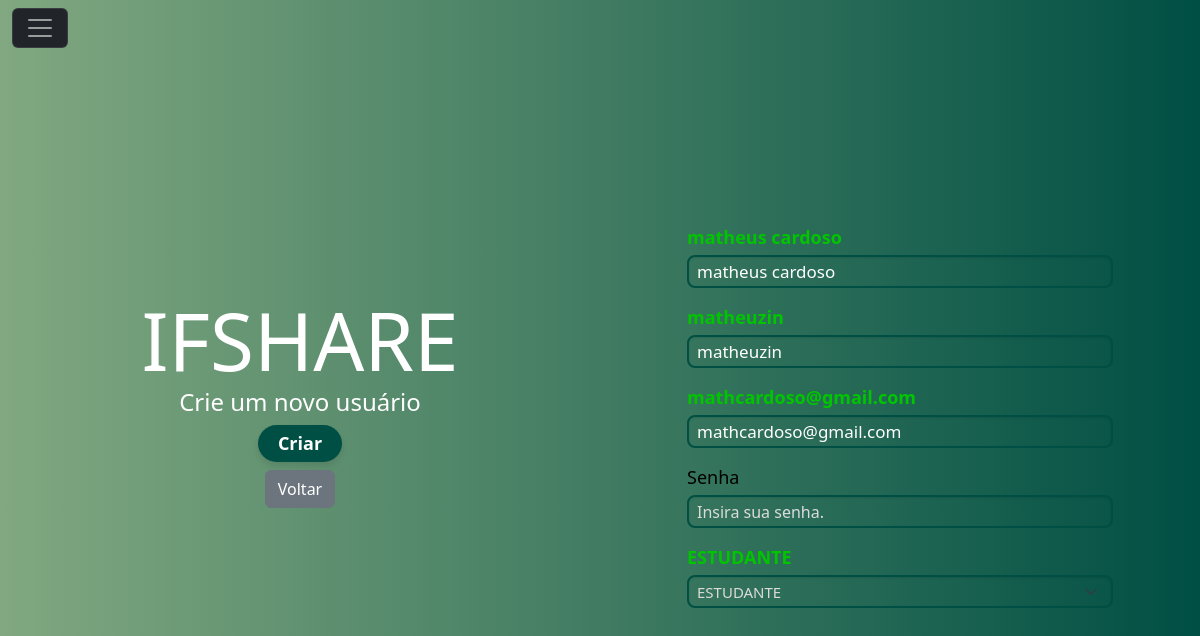
Screenshot of /app/controller/UsuarioController.php?action=edit&id=17 (signed in) with the database file from the repository.
### tables this page shows
CREATE TABLE `usuario` (
  `id` int(11) NOT NULL,
  `nomeCompleto` varchar(100) NOT NULL,
  `nomeUsuario` varchar(70) NOT NULL,
  `email` varchar(100) NOT NULL,
  `senha` varchar(100) NOT NULL,
  `fotoPerfil` varchar(255) DEFAULT NULL,
  `bio` varchar(250) DEFAULT NULL,
  `tipoUsuario` enum('ADM','USUARIO','ESTUDANTE') NOT NULL,
  `dataCriacao` datetime DEFAULT current_timestamp(),
  `compMatricula` varchar(75) DEFAULT NULL
);

### app/model/Usuario.php (called while the page is built, shortened)
<?php
class Usuario
{
        private ?string $nomeSobrenome;
        private ?string $nomeUsuario;
        private ?string $email;
        private ?string $senha;
        private ?string $tipoUsuario;
        public function getNomeSobrenome(): ?string
        {
                return $this->nomeSobrenome;
        }
        public function setNomeSobrenome(?string $nomeSobrenome): self
        {
                $this->nomeSobrenome = $nomeSobrenome;
                return $this;
        }
        public function getNomeUsuario(): ?string
        {
                return $this->nomeUsuario;
        }
        public function setNomeUsuario(?string $nomeUsuario): self
        {
                $this->nomeUsuario = $nomeUsuario;
                return $this;
        }
        public function getEmail(): ?string
        {
                return $this->email;
        }
        public function setEmail(?string $email): self
        {
                $this->email = $email;
                return $this;
        }
        public function getSenha(): ?string
        {
                return $this->senha;
        }
        public function setSenha(?string $senha): self
        {
                $this->senha = $senha;
                return $this;
        }
        public function getTipoUsuario(): ?string
        {
                return $this->tipoUsuario;
        }
        public function setTipoUsuario(?string $tipoUsuario): self
        {
                $this->tipoUsuario = $tipoUsuario;
                return $this;
        }
}

### app/dao/UsuarioDAO.php (called while the page is built, shortened)
<?php
include_once(__DIR__ . "/../model/Usuario.php");
class UsuarioDAO
{
    public function findById(int $id)
    {
        $conn = Connection::getConnection();
        $sql = "SELECT * FROM usuario u WHERE u.id = ?";
        $stm = $conn->prepare($sql);
        $stm->execute([$id]);
        $result = $stm->fetchAll();
        $usuarios = $this->mapUsuarios($result);
        if (count($usuarios) == 1)
            return $usuarios[0];
        elseif (count($usuarios) == 0)
            return null;
        die("UsuarioDAO.findById()" .
            " - Erro: mais de um usuário encontrado.");
    }
    private function mapUsuarios($result)
    {
        $usuarios = array();
        foreach ($result as $reg) {
            $usuario = new Usuario();
            $usuario->setId($reg['id']);
            $usuario->setNomeSobrenome($reg['nomeCompleto']);
            $usuario->setNomeUsuario($reg['nomeUsuario']);
            $usuario->setEmail($reg['email']);
            $usuario->setSenha($reg['senha']);
            $usuario->setBio($reg['bio']);
            $usuario->setTipoUsuario($reg['tipoUsuario']);
            $usuario->setDataCriacao($reg['dataCriacao']);
            $usuario->setCompMatricula($reg['compMatricula']);
            array_push($usuarios, $usuario);
        }
        return $usuarios;
    }
}

### app/view/usuario/form.php (the view, shortened to what this page needs)
<?php
require_once(__DIR__ . "/../include/header.php");
require_once(__DIR__ . "/../include/menu.php");
if ($_SESSION[SESSAO_USUARIO_TIPO_USUARIO] == "ADM"): ?>
    <link rel="stylesheet" href="<?= BASEURL ?>/view/css/form.css">
    <div class="container-fluid form-container h-100">
        <div class="row h-100 d-flex justify-content-center align-items-center">
            <div class="col-md-6 p-0 d-flex flex-column justify-content-center align-items-center info-container">
                <h1 class="display-4 font-abril title-ifshare">IFSHARE</h1>
                <h2 class="h4">
                    <?php
                    if (isset($msgErro["banco"])) {
                        echo "<p class='mb-0 fw-bold label-invalid'>" . $msgErro["banco"] . "</p>";
                    } else {
                        echo "Crie um novo usuário";
                    }
                    ?>
                </h2>
                <button type="submit" form="formUsuario" class="btn btn-custom">Criar</button>
                <div>
                    <a class="btn btn-secondary mt-2"
                        href="<?= BASEURL ?>/controller/HomeController.php?action=home">Voltar</a>
                </div>
            </div>
            <div class="col-md-6 p-0 d-flex justify-content-center align-items-center">
                <div class="row w-75 mt-5">
                    <form method="POST" id="formUsuario"
                        action="<?= BASEURL ?>/controller/UsuarioController.php?action=save">
                        <div class="form-group mb-3">
                            <label for="txtNomeSobrenome" class="form-label">
                                <?php
                                if (isset($msgErro['nomeSobrenome'])) {
                                    echo "<p class='mb-0 fw-bold label-invalid'>" . $msgErro['nomeSobrenome'] . "</p>";
                                } elseif ((isset($dados["usuario"]) ? $dados["usuario"]->getNomeSobrenome() : '')) {
                                    echo "<p class='mb-0 fw-bold form-label label-valid'>" . (isset($dados["usuario"]) ? $dados["usuario"]->getNomeSobrenome() : '') . "</p>";
                                } else {
                                    echo "<p class='mb-0 form-label'>Nome e sobrenome</p>";
                                }
                                ?>
                            </label>
                            <input
                                placeholder="Insira seu nome e sobrenome." onfocus="this.placeholder=''" ; onblur="this.placeholder='Insira seu nome e sobrenome.'" ;
                                type="text"
                                class="form-control"
                                id="txtNomeSobrenome"
                                name="nomeSobrenome"
                                value="<?php echo (isset($dados["usuario"]) ? $dados["usuario"]->getNomeSobrenome() : ''); ?>" />
                        </div>
                        <div class="form-group mb-3">
                            <label for="txtNomeUsuario" class="form-label">
                                <?php
                                if (isset($msgErro['nomeUsuario'])) {
                                    echo "<p class='mb-0 fw-bold label-invalid'>" . $msgErro['nomeUsuario'] . "</p>";
                                } elseif ((isset($dados["usuario"]) ? $dados["usuario"]->getNomeUsuario() : '')) {
                                    echo "<p class='mb-0 fw-bold form-label label-valid'>" . (isset($dados["usuario"]) ? $dados["usuario"]->getNomeUsuario() : '') . "</p>";
                                } else {
                                    echo "<p class='mb-0 form-label'>Nome de usuário</p>";
                                }
                                ?>
                            </label>
                            <input
                                placeholder="Insira seu nome de usuário." onfocus="this.placeholder=''" ; onblur="this.placeholder='Insira seu nome de usuário.'" ;
                                type="text"
                                class="form-control"
                                id="txtNomeUsuario"
                                name="nomeUsuario"
                                value="<?php echo (isset($dados["usuario"]) ? $dados["usuario"]->getNomeUsuario() : ''); ?>" />
                        </div>
                        <div class="form-group mb-3">
                            <label for="txtEmail" class="form-label">
                                <?php
                                if (isset($msgErro['email'])) {
                                    echo "<p class='mb-0 fw-bold label-invalid'>" . $msgErro['email'] . "</p>";
                                } elseif ((isset($dados["usuario"]) ? $dados["usuario"]->getEmail() : '')) {
                                    echo "<p class='mb-0 fw-bold form-label label-valid'>" . (isset($dados["usuario"]) ? $dados["usuario"]->getEmail() : '') . "</p>";
                                } else {
                                    echo "<p class='mb-0 form-label'>E-mail</p>";
                                }
                                ?>
                            </label>
                            <input
                                placeholder="Insira seu e-mail." onfocus="this.placeholder=''" ; onblur="this.placeholder='Insira seu e-mail.'" ;
                                type="email"
                                class="form-control"
                                id="txtEmail"
                                name="email"
                                value="<?php echo (isset($dados["usuario"]) ? $dados["usuario"]->getEmail() : ''); ?>" />
                        </div>
                        <div class="form-group mb-3">
                            <label for="txtSenha" class="form-label">
                                <?php
                                if (isset($msgErro['senha'])) {
                                    echo "<p class='mb-0 fw-bold label-invalid'>" . $msgErro['senha'] . "</p>";
                                } elseif ((isset($dados["usuario"]) ? $dados["usuario"]->getSenha() : '')) {
                                    echo "<p class='mb-0 fw-bold form-label label-valid'>Senha válida</p>";
                                } else {
                                    echo "<p class='mb-0 form-label'>Senha</p>";
                                }
                                ?>
                            </label>
                            <input
                                placeholder="Insira sua senha." onfocus="this.placeholder=''" ; onblur="this.placeholder='Insira sua senha.'" ;
                                type="password"
                                class="form-control"
                                id="txtSenha"
                                name="senha"
                                value="<?php echo (isset($dados["usuario"]) ? $dados["usuario"]->getSenha() : ''); ?>" />
                        </div>
                        <div class="mb-3">
                            <label for="txtSenha" class="form-label">
                                <?php
                                if (isset($msgErro['tipoUsuario'])) {
                                    echo "<p class='mb-0 fw-bold label-invalid'>" . $msgErro['tipoUsuario'] . "</p>";
                                } elseif ((isset($dados["usuario"]) ? $dados["usuario"]->getTipoUsuario() : '')) {
                                    echo "<p class='mb-0 fw-bold form-label label-valid'>" . (isset($dados["usuario"]) ? $dados["usuario"]->getTipoUsuario() : '') . "</p>";
                                } else {
                                    echo "<p class='mb-0 form-label'>Tipo de usuário</p>";
                                }
                                ?>
                            </label>
                            <select class="form-select" name="tipoUsuario" id="selTipoUsuario">
                                <?php foreach ($dados["tipoUsuario"] as $tipoUsuario) : ?>
                                    <option value="<?= $tipoUsuario ?>" <?php
                                                                        if (isset($dados["usuario"]) && $dados["usuario"]->getTipoUsuario() == $tipoUsuario)
                                                                            echo "selected";
                                                                        ?>>
                                        <?= $tipoUsuario ?>
                                    </option>
                                <?php endforeach; ?>
                            </select>
                        </div>
                    </form>
                </div>
            </div>
        </div>
    </div>
<?php
else:
    echo "Você não tem acesso a esta página.<br>";
?>
<?php endif; ?>
<?php
require_once(__DIR__ . "/../include/footer.php");
?>

### app/view/css/form.css (style rules this page uses)
body { height: 100vh; margin: 0; padding: 0; background: linear-gradient(90deg, #81a880, #004f44); }
p { color: white; }
.h4 { color: white; }
.form-container { height: 100%; }
.title-ifshare { font-size: 5rem; margin-bottom: 0; color: white; }
.btn-custom { background-color: #004f44; color: white; border: none; border-radius: 30px; padding: 5px 20px; font-size: 18px; font-weight: bold; box-shadow: 0 4px 6px rgba(0, 0, 0, 0.1); transition: background-color 0.3s, transform 0.3s; }
.form-control { border-radius: 8px; border: 2px solid #004f44; padding: 8px; font-size: 17px; line-height: 1.0; box-shadow: inset 0 1px 2px rgba(0, 0, 0, 0.1); transition: border-color 0.3s, box-shadow 0.3s; height: 33px; background-color: transparent; color: white; cursor: default; }
.form-control::placeholder { color: rgb(220, 219, 219); font-size: 16px; }
.form-select { border-radius: 8px; border: 2px solid #004f44; padding: 8px; font-size: 15px; line-height: 1.0; box-shadow: inset 0 1px 2px rgba(0, 0, 0, 0.1); transition: border-color 0.3s, box-shadow 0.3s; height: 33px; background-color: transparent; color: rgb(220, 219, 219); cursor: default; transition: border-color 0.3s, box-shadow 0.3s; }
.form-select option { font-size: 14px; background-color: #004f44; color: rgb(220, 219, 219); }
.form-label { font-size: 18px; color: black; margin-bottom: 4px; }
.label-valid { color: rgb(0, 197, 0); }

### rows the page displays
usuario: nomeCompleto "matheus cardoso", nomeSobrenome "matheus cardoso", nomeUsuario "matheuzin", email "mathcardoso@gmail.com", tipoUsuario "ESTUDANTE"
